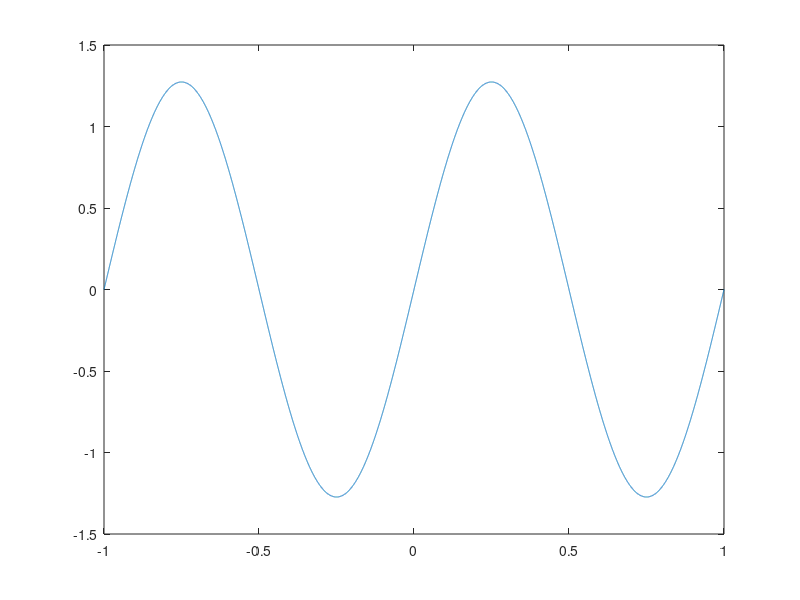

The MATLAB script that drew this image: (Note: this script raises an error after producing the figure.)

start = -1;
finish = 1;
step = 0.0001;
x = start:step:finish;
for numberOfElements = [1,3,5,10,50,500]
    
    approximation = zeros(1,(finish-start)/step + 1);
    for i=1:2:(numberOfElements*2-1)
        approximation = approximation + 4/pi*sin(2*pi*i*x)/i;
    end
    squareWave = square(2*pi*x);
    figure
    plot(x,approximation);
    title("Approximation with " + numberOfElements +" sine function");
    hold on;
    plot(x, squareWave);
    
end